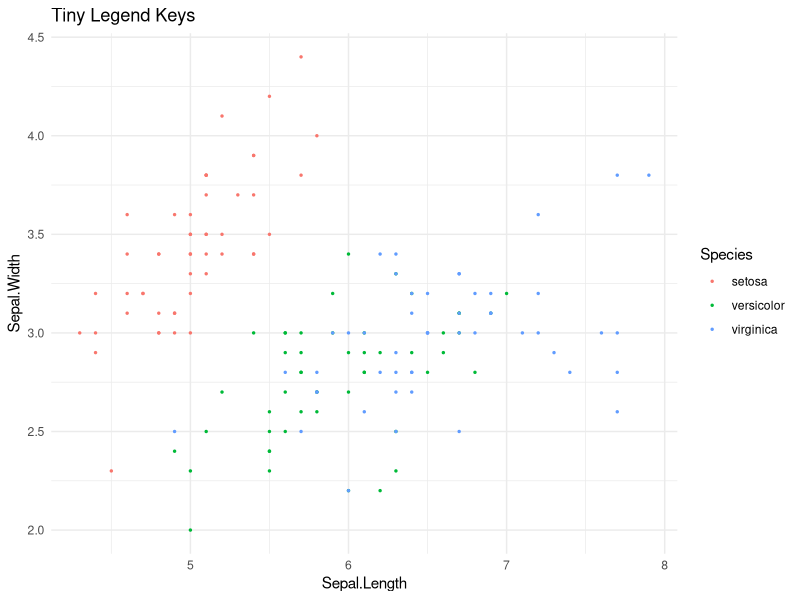
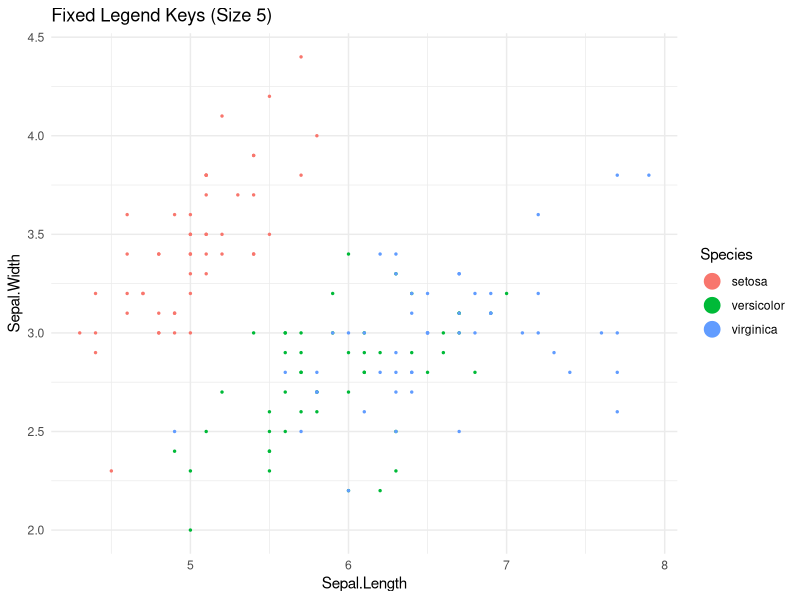
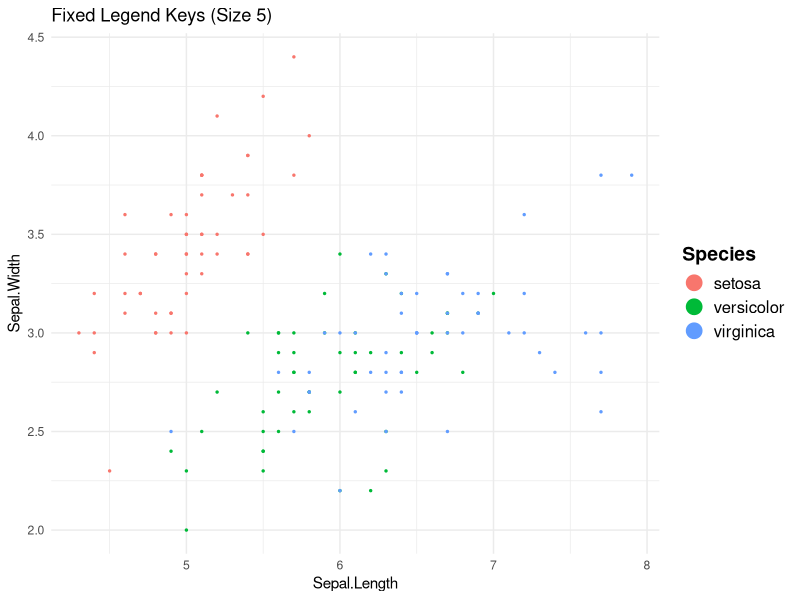

These charts were generated, in order, by the following R code:
## ---- chunk 1
knitr::opts_chunk$set(echo = TRUE, fig.width = 5, fig.height = 5)
## ---- chunk 2
library(ggplot2)

p <- ggplot(iris, aes(Sepal.Length, Sepal.Width, color = Species)) +
  geom_point(size = 0.5) + 
  theme_minimal() +
  labs(title = "Tiny Legend Keys")

p
## ---- chunk 3
p_fixed <- p + 
  guides(color = guide_legend(override.aes = list(size = 5))) +
  labs(title = "Fixed Legend Keys (Size 5)")

p_fixed
## ---- chunk 4
p_fixed + 
  theme(
    legend.text = element_text(size = 12),   # Legend labels
    legend.title = element_text(size = 14, face = "bold") # Legend title
  )
